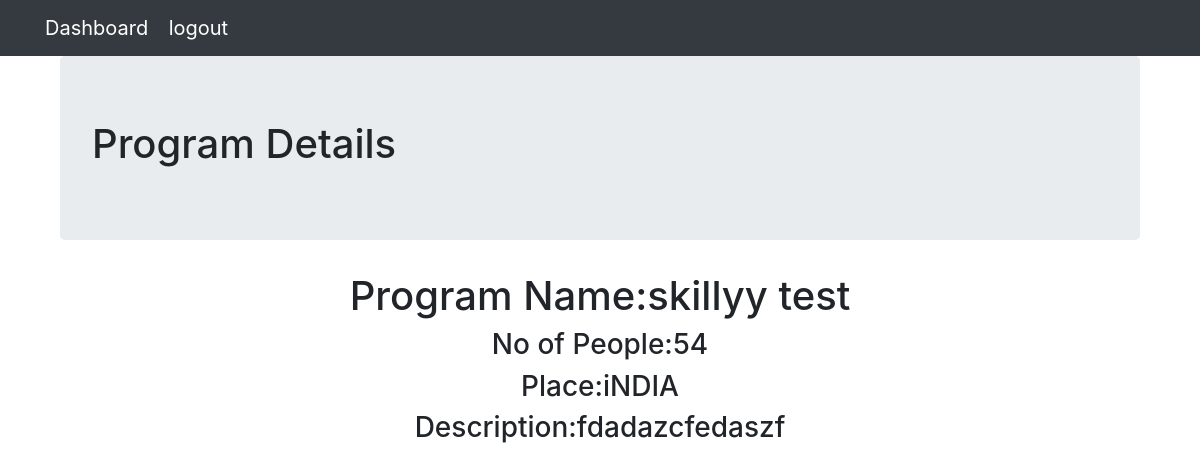
Screenshot of /first_app/programs/37 (signed in) with the database file from the repository.
### first_app/models.py (models this page shows, shortened)
class Program(models.Model):
    entity = models.ForeignKey(Entity, on_delete=models.CASCADE, related_name ='org' )
    programe_name =  models.CharField(max_length = 264)
    no_of_people = models.PositiveIntegerField()
    start_date = models.DateTimeField(auto_now_add=True)
    end_date = models.DateTimeField(auto_now=True)
    place = models.CharField(max_length=294)
    description = models.CharField(max_length=294)
    created_at = models.DateTimeField(auto_now_add=True)
    updated_at = models.DateTimeField(auto_now=True)

### first_app/views.py (the view)
# urls.py: url(r'^programs/(?P<pk>\d+)$', views.ProgramDetailView.as_view(), name='program')
class ProgramDetailView(DetailView):
    model = Program
    template_name = "first_app/program_details.html"

### templates/first_app/program_details.html
{% extends 'first_app/base.html' %}
{% block body_block %}
{% if user.is_authenticated %}
       <div class="container">
        <div class="jumbotron">
          <h1>Program Details </h1>
        </div>
        <div class="djangotwo" align ="center">
            <h1>Program Name:{{ program.programe_name }}</h1>
            <h3>No of People:{{ program.no_of_people }}</h3>
            <h3>Place:{{ program.place }}</h3>
            <h3>Description:{{ program.description }}</h3>
      </div>
    </div>
{% else %}
<h1>Please login</h1>
{% endif %}
{% endblock %}

### rows the page displays
Program: programe_name "skillyy test", no_of_people "54", place "iNDIA", description "fdadazcfedaszf"
